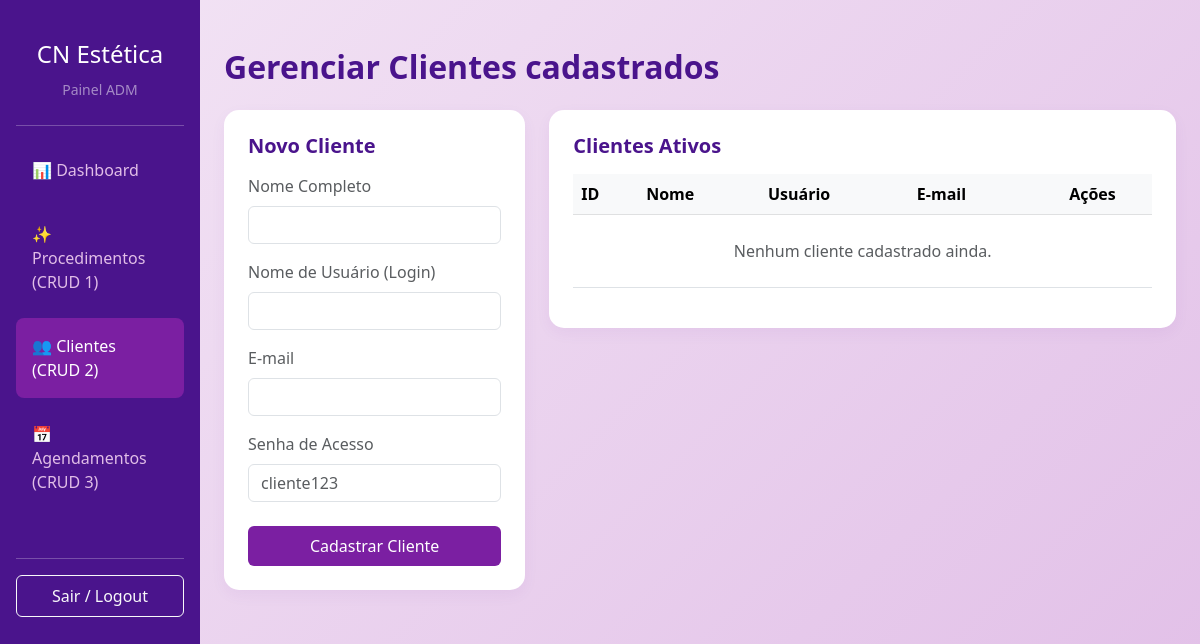
/index.php?param=clientes (signed in), run on an earlier commit of the app's database.
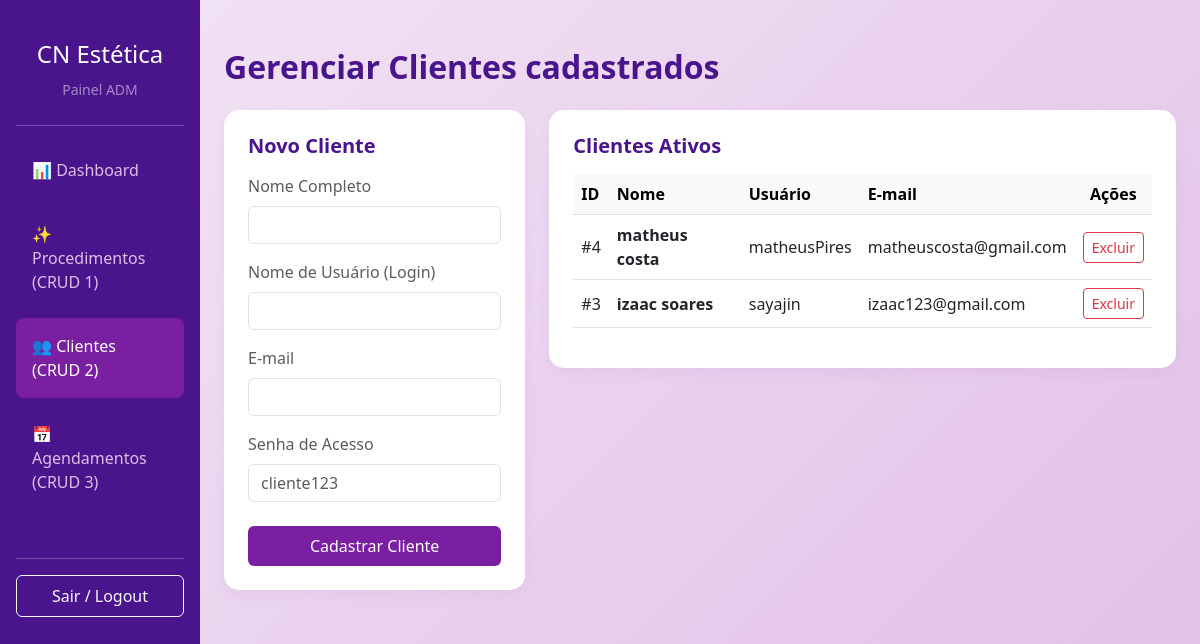
And on a later commit of the database.
### tables this page shows
CREATE TABLE `usuarios` (
  `id` int NOT NULL AUTO_INCREMENT,
  `nome` varchar(100) NOT NULL,
  `usuario` varchar(50) NOT NULL,
  `email` varchar(100) NOT NULL,
  `senha` varchar(255) NOT NULL,
  `nivel` enum('admin','cliente') DEFAULT 'cliente',
  `created_at` timestamp NULL DEFAULT CURRENT_TIMESTAMP,
  PRIMARY KEY (`id`),
  UNIQUE KEY `usuario` (`usuario`),
  UNIQUE KEY `email` (`email`),
  KEY `idx_usuario_login` (`usuario`)
);

### App/Controllers/ClienteController.php (called while the page is built, shortened)
<?php
class ClienteController
{
    private $model;
    public function __construct()
    {
        $this->model = new Cliente();
    }
    public function index()
    {
        $clientes = $this->model->listarTodos();
        require_once 'App/Views/admin/clientes.php';
    }
}

### App/Database/Conexao.php (called while the page is built, shortened)
<?php
class Conexao
{
    private static $instance = null;
    public static function getConnection()
    {
        if (self::$instance === null) {
            try {
                $host = 'localhost';
                $dbname = 'clinica_estetica';
                $user = 'root';
                $password = 'Matheuszk@123';
                self::$instance = new PDO(
                    "mysql:host=$host;dbname=$dbname;charset=utf8",
                    $user,
                    $password
                );
                self::$instance->setAttribute(PDO::ATTR_ERRMODE, PDO::ERRMODE_EXCEPTION);
            } catch (PDOException $e) {
                die("Erro na conexão com o banco de dados: " . $e->getMessage());
            }
        }
        return self::$instance;
    }
}

### App/Models/Cliente.php (called while the page is built, shortened)
<?php
class Cliente
{
    private $db;
    public function __construct()
    {
        $this->db = Conexao::getConnection();
    }
    public function listarTodos()
    {
        $sql = "SELECT id, nome, usuario, email, created_at FROM usuarios WHERE nivel = 'cliente' ORDER BY id DESC";
        $stmt = $this->db->query($sql);
        return $stmt->fetchAll(PDO::FETCH_ASSOC);
    }
}

### App/views/admin/clientes.php (the view, shortened to what the changed rows need)
<!DOCTYPE html>
<html lang="pt-br">
<head>
    <link href="https://cdn.jsdelivr.net/npm/bootstrap@5.3.0/dist/css/bootstrap.min.css" rel="stylesheet">
    <link href="/tech-academy4/App/public/css/style.css" rel="stylesheet">
</head>
<body>
<div class="container-fluid">
    <div class="row">
        <main class="col-md-9 ms-sm-auto col-lg-10 px-md-4 py-5">
            <h1 class="h2 mb-4 text-purple" style="font-weight: 700;">Gerenciar Clientes cadastrados</h1>
            <div class="row g-4">
                <div class="col-lg-8">
                    <div class="card card-indicador bg-white p-4">
                        <div class="table-responsive">
                            <table class="table table-hover align-middle">
                                <thead class="table-light">
                                    <tr>
                                        <th>ID</th>
                                        <th>Nome</th>
                                        <th>Usuário</th>
                                        <th>E-mail</th>
                                        <th class="text-center">Ações</th>
                                    </tr>
                                </thead>
                                <tbody>
                                    <?php if (empty($clientes)): ?>
                                        <tr>
                                            <td colspan="5" class="text-center text-muted py-4">Nenhum cliente cadastrado ainda.</td>
                                        </tr>
                                    <?php else: ?>
                                        <?php foreach ($clientes as $cli): ?>
                                            <tr>
                                                <td>#<?= $cli['id']; ?></td>
                                                <td><strong><?= htmlspecialchars($cli['nome']); ?></strong></td>
                                                <td><?= htmlspecialchars($cli['usuario']); ?></td>
                                                <td><?= htmlspecialchars($cli['email']); ?></td>
                                                <td class="text-center">
                                                    <a href="index.php?param=cliente-excluir&id=<?= $cli['id']; ?>"
                                                       class="btn btn-sm btn-outline-danger"
                                                       onclick="return confirm('Deseja realmente remover este cliente do sistema?')">
                                                       Excluir
                                                    </a>
                                                </td>
                                            </tr>
                                        <?php endforeach; ?>
                                    <?php endif; ?>
                                </tbody>
                            </table>
                        </div>
                    </div>
                </div>
            </div>
        </main>
    </div>
</div>
</body>
</html>

What changed in the data, as far as the page shows it:
added usuarios: id "4", nome "matheus costa", usuario "matheusPires", email "matheuscosta@gmail.com"
added usuarios: id "3", nome "izaac soares", usuario "sayajin", email "izaac123@gmail.com"
Also different on the page:
text no longer shown: "Nenhum cliente cadastrado ainda."
